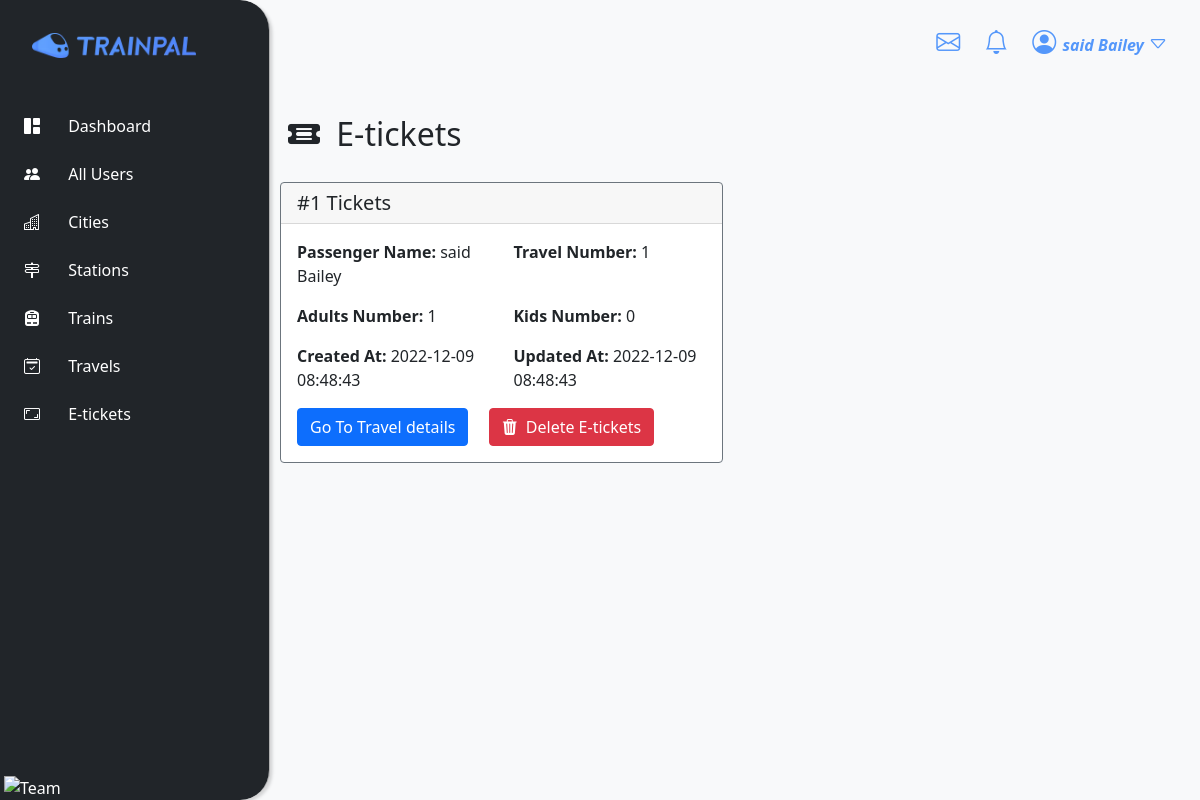
/tickets.php (signed in), run on the app's committed database.
### tables this page shows
CREATE TABLE IF NOT EXISTS `bookings` (
  `id` int NOT NULL AUTO_INCREMENT,
  `user_id` int NOT NULL,
  `travel_id` int NOT NULL,
  `nbr_adults` int NOT NULL,
  `nbr_kids` int NOT NULL,
  `created_at` timestamp NOT NULL,
  `updated_at` timestamp NOT NULL,
  PRIMARY KEY (`id`)
);

CREATE TABLE IF NOT EXISTS `users` (
  `id` int NOT NULL AUTO_INCREMENT,
  `first_name` varchar(50) NOT NULL,
  `last_name` varchar(50) NOT NULL,
  `age` int DEFAULT NULL,
  `email` varchar(255) NOT NULL,
  `phone` varchar(18) DEFAULT NULL,
  `password` varchar(255) NOT NULL,
  `admin` int NOT NULL DEFAULT '0',
  `created_at` timestamp NOT NULL DEFAULT CURRENT_TIMESTAMP,
  `updated_at` timestamp NOT NULL,
  `updated_by` int NOT NULL,
  PRIMARY KEY (`id`)
);

CREATE TABLE IF NOT EXISTS `travels` (
  `id` int NOT NULL AUTO_INCREMENT,
  `time` float NOT NULL,
  `price` float NOT NULL,
  `seat` int NOT NULL DEFAULT '0',
  `start_station_id` int NOT NULL,
  `end_station_id` int NOT NULL,
  `date_start` timestamp NOT NULL,
  `created_at` timestamp NOT NULL DEFAULT CURRENT_TIMESTAMP,
  `updated_at` timestamp NOT NULL,
  `created_by` int NOT NULL,
  `updated_by` int NOT NULL,
  `train_id` int NOT NULL,
  PRIMARY KEY (`id`)
);

### models/connection.php (called while the page is built, shortened)
<?php
class Connection
{
      private $serv = 'localhost';
      private $user = 'root';
      private $pass = '';
      private $bd = 'youtrain';
      private function pdoConnection()
      {
            $con = new PDO('mysql:host=' . $this->serv . ';dbname=' . $this->bd, $this->user, $this->pass);
            $con->setAttribute(PDO::ATTR_DEFAULT_FETCH_MODE, PDO::FETCH_ASSOC);
            try {
                  return $con;
            } catch (PDOException $e) {
                  echo 'Database Error: ' . $e->getMessage();
            }
      }
      public function connect()
      {
            return $this->pdoConnection();
      }
}

### models/ticket.php (called while the page is built, shortened)
<?php
require 'connection.php';
class Ticket extends Connection
{
    public function allTickets()
    {
        $sql = "SELECT bookings.*,
                travels.id as travel_number,
                users.first_name as first_name,
                users.last_name as last_name
                from bookings
                inner join users on users.id = bookings.user_id
                inner join travels on travels.id = bookings.travel_id";
        $stmt = $this->connect()->prepare($sql);
        $stmt->execute();
        $result = $stmt->fetchAll();
        return $result;
    }
}

### views/allTickets.php (the view)
<?php
include_once './models/ticket.php';
$all_tickets = new Ticket();
$tickets = $all_tickets->allTickets();
?>
<div class="row row-cols-1 row-cols-md-2 g-4">
    <?php
    foreach ($tickets as $ticket) {
    ?>
        <div class="col">
            <div class="card border-secondary">
                <h5 class="card-header">#<?= $ticket["id"] ?> Tickets</h5>
                <div class="card-body">
                    <div class="row row-cols-2">
                        <p class="col"><span class="fw-bold">Passenger Name: </span> <?= $ticket['first_name'] . " " . $ticket['last_name']  ?></p>
                        <p class="col"><span class="fw-bold">Travel Number: </span> <?= $ticket["travel_number"] ?></p>
                    </div>
                    <div class="row row-cols-2">
                        <p class="col"><span class="fw-bold">Adults Number: </span> <?= $ticket["nbr_adults"] ?></p>
                        <p class="col"><span class="fw-bold">Kids Number: </span> <?= $ticket["nbr_kids"] ?></p>
                    </div>
                    <div class="row row-cols-2">
                        <p class="col"><span class="fw-bold">Created At: </span> <?= $ticket["created_at"] ?></p>
                        <p class="col"><span class="fw-bold">Updated At: </span> <?= $ticket["updated_at"] ?></p>
                    </div>
                    <div class="">
                        <a href="traveldetails.php?id=<?= $ticket["travel_number"]; ?>" class="btn btn-primary me-3">Go To Travel details</a>
                        <a href="controllers/ticketController.php?id=<?= $ticket['id']; ?>" class="btn btn-danger"><i class="bi bi-trash3-fill users-icon me-1"></i> Delete E-tickets</a>
                    </div>
                </div>
            </div>
        </div>
    <?php
    }
    ?>
</div>

### assets/css/style.css (style rules this page uses)
* { margin: 0; padding: 0; box-sizing: border-box; }
body { overflow-x: hidden; }
body { background-color: #dadde6 }

### data on the page
bookings: id "1", user.first_name "said", user.last_name "Bailey", travel "1", nbr_adults "1", nbr_kids "0", created_at "2022-12-09 08:48:43", updated_at "2022-12-09 08:48:43"

### other printed values
$_SESSION['first_name'] "said"
$_SESSION['last_name'] "Bailey"
